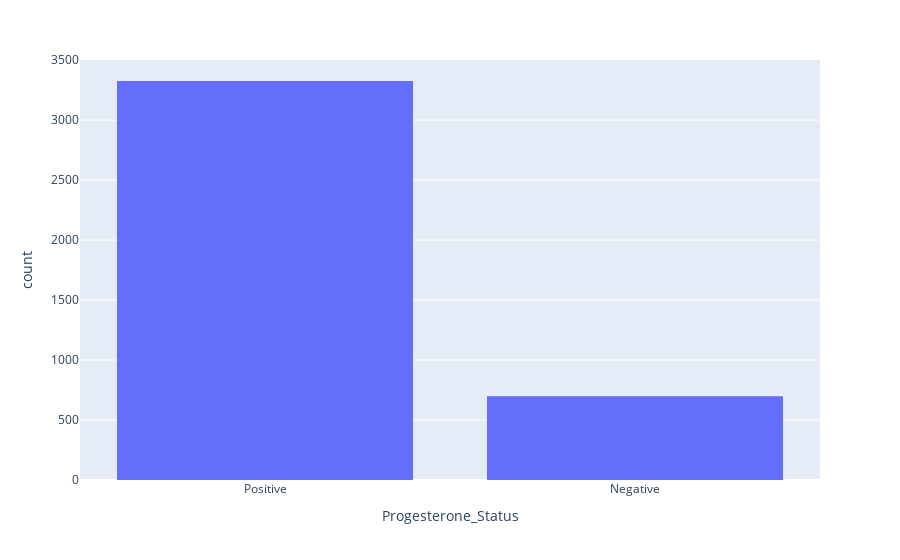

Notebook code cell kept with this figure:
### Code cell
Progesterone_Status = px.histogram(df, x="Progesterone_Status")
Progesterone_Status.show()

### Figure 1 — Plotly figure (JSON) as saved in the notebook; plotly's stock layout.template omitted (floating-point values rounded to 4 significant figures; data arrays with more than 128 entries replaced by an {"elided": "..."} marker saying what was removed)
{"data": [{"bingroup": "x", "hovertemplate": "Progesterone_Status=%{x}<br>count=%{y}<extra></extra>", "legendgroup": "", "marker": {"color": "#636efa", "pattern": {"shape": ""}}, "name": "", "orientation": "v", "showlegend": false, "type": "histogram", "x": {"elided": "4024 str values"}, "xaxis": "x", "yaxis": "y"}], "layout": {"barmode": "relative", "legend": {"tracegroupgap": 0}, "margin": {"t": 60}, "xaxis": {"anchor": "y", "domain": [0, 1], "title": {"text": "Progesterone_Status"}}, "yaxis": {"anchor": "x", "domain": [0, 1], "title": {"text": "count"}}}}
